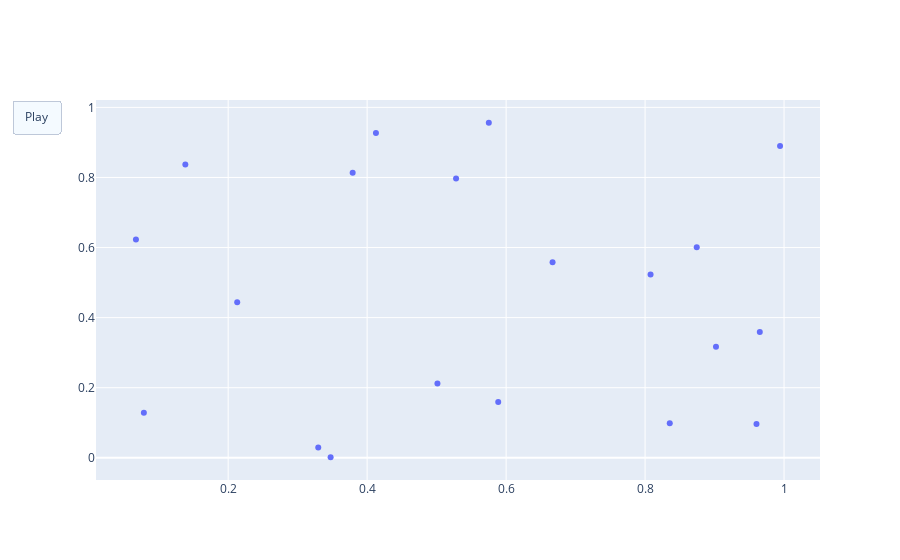

Notebook source saved alongside this figure:
### Markdown cell above
# Visualization using plotly

### Code cell
import plotly.graph_objects as go
import numpy as np

# Generate sample data for multiple frames
num_frames = 10
points_per_frame = 5

# Generate random data for each frame
x_data = [np.random.rand(points_per_frame) for _ in range(num_frames)]
y_data = [np.random.rand(points_per_frame) for _ in range(num_frames)]

# Create the initial figure
fig = go.Figure()

# Add the initial trace with all points from the first frame
fig.add_trace(go.Scatter(x=x_data[0], y=y_data[0], mode='markers'))

# Create frames for the animation
frames = []
x_accumulated = []
y_accumulated = []

for k in range(num_frames):
    x_accumulated.extend(x_data[k])
    y_accumulated.extend(y_data[k])
    frames.append(go.Frame(data=[go.Scatter(x=x_accumulated, y=y_accumulated, mode='markers')],
                           name=f'frame{k}'))

# Update the layout to add animation controls
fig.update_layout(
    updatemenus=[{
        'type': 'buttons',
        'buttons': [{
            'label': 'Play',
            'method': 'animate',
            'args': [None, {'frame': {'duration': 100, 'redraw': True}, 'fromcurrent': True}]
        }]
    }]
)

# Set the frames for the animation
fig.frames = frames

# Show the figure
fig.show()

### Figure 1 — Plotly figure (JSON) as saved in the notebook; plotly's stock layout.template omitted (floating-point values rounded to 4 significant figures)
{"data": [{"mode": "markers", "type": "scatter", "x": [0.07869, 0.5751, 0.8079, 0.8743, 0.6668, 0.9651, 0.3297, 0.8355, 0.06729, 0.3792, 0.4127, 0.5886, 0.9603, 0.528, 0.3474, 0.9942, 0.1384, 0.902, 0.213, 0.5012], "y": [0.1286, 0.9562, 0.5231, 0.6008, 0.5578, 0.3589, 0.02955, 0.09874, 0.6229, 0.8135, 0.9273, 0.1594, 0.09648, 0.7971, 0.001488, 0.8895, 0.8369, 0.3167, 0.4437, 0.212]}], "layout": {"updatemenus": [{"buttons": [{"args": [null, {"frame": {"duration": 100, "redraw": true}, "fromcurrent": true}], "label": "Play", "method": "animate"}], "type": "buttons"}]}}
